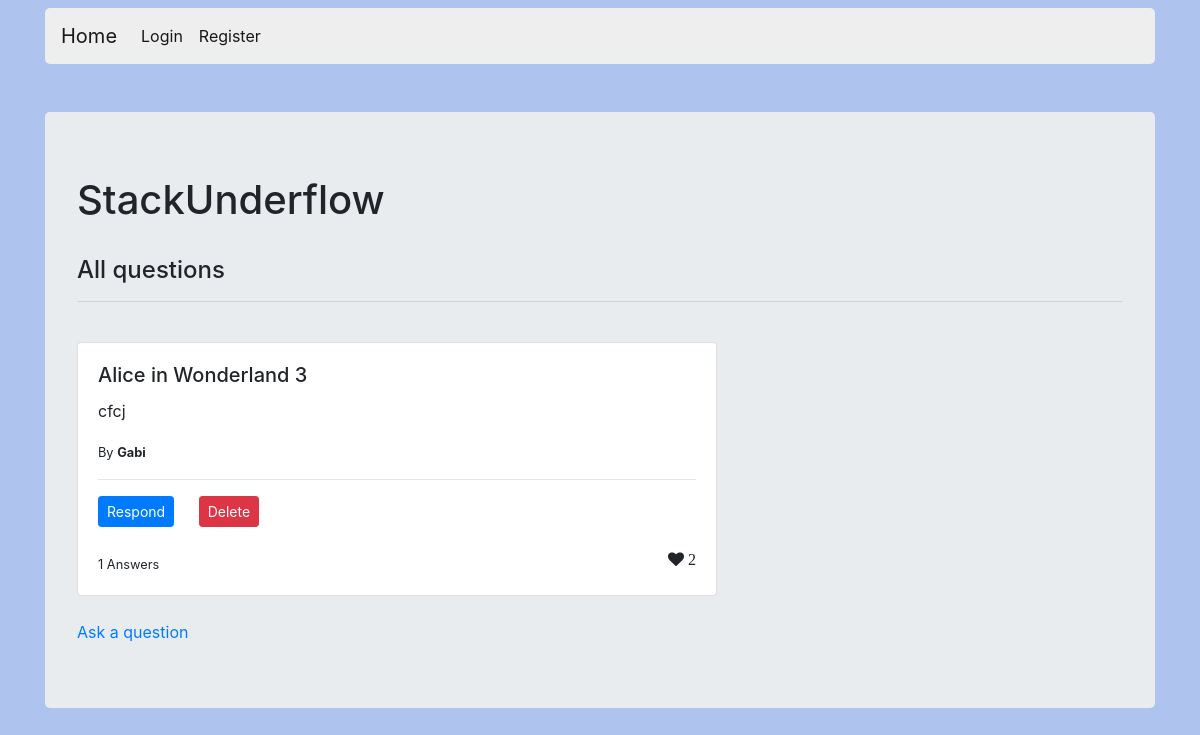
Before: / with the older database file.
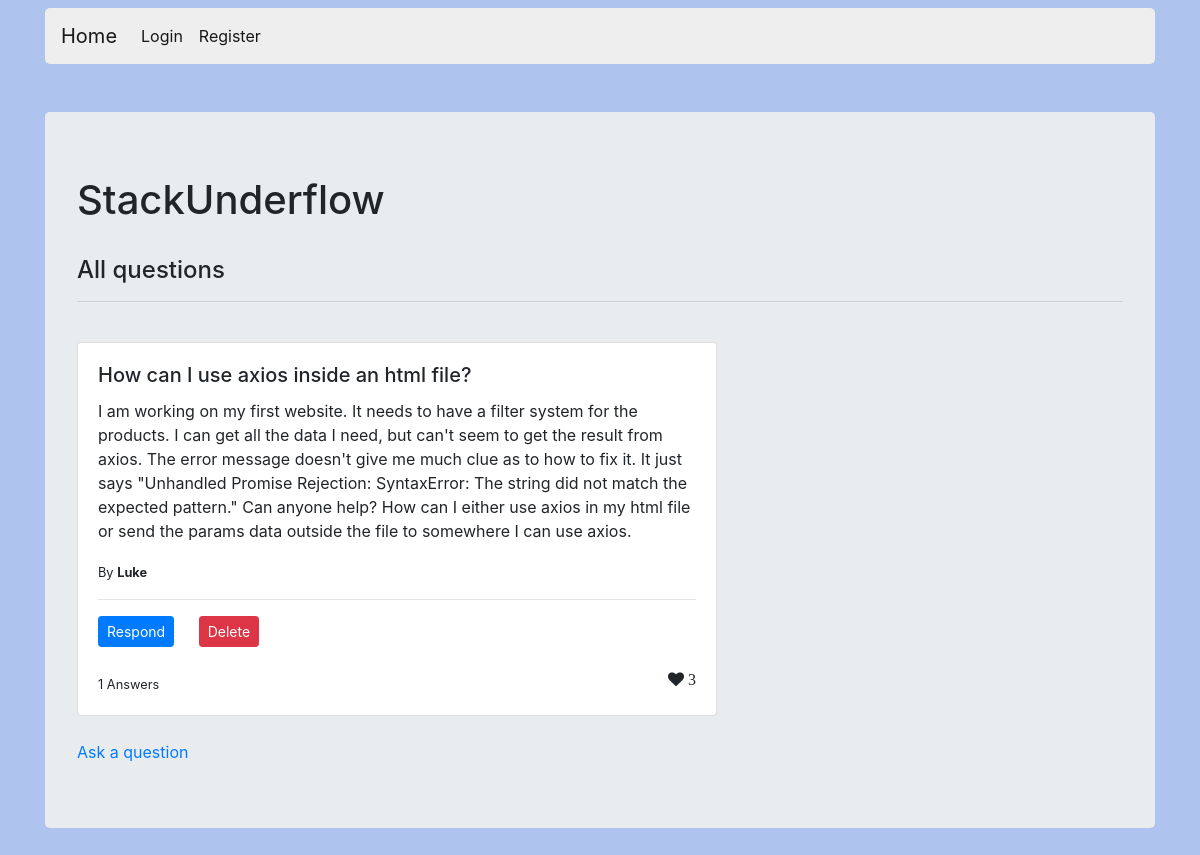
After: the same page with the newer database file.
### app.py (models this page shows)
class Question(db.Model):
    id = db.Column(db.Integer, primary_key=True, nullable=False)
    title = db.Column(db.String(100), nullable=False)
    description = db.Column(db.Text(), nullable=False)
    author = db.Column(db.String(100), nullable=False)
    likes = db.relationship('Likes', backref='question')
    responses = db.relationship('Response', backref='question')
    user_id = db.Column(db.Integer, db.ForeignKey('user.id'))

### app.py (the view)
@app.route('/', methods=['GET', 'POST'])
def home_page():
    if request.method == 'POST':
        title = request.form['title']
        description = request.form['description']
        author = request.form['author']
        new_question = Question(
            title=title, description=description, author=author)
        db.session.add(new_question)
        db.session.commit()
        print('Added')
        return redirect('/')
    else:
        all_questions = Question.query.all()
        all_responses = Response.query.all()
        all_users = User.query.all()
        return render_template('index.html', all_questions=all_questions, all_responses=all_responses, all_users=all_users)

### templates/index.html (shortened to what this page needs)
{% extends 'layout.html' %}
{% block body %}
<div class="mt-5 container jumbotron">
    <h1>StackUnderflow</h1>
    <br>
    <h4>All questions</h4>
    <hr>
    {% for question in all_questions %}
    <br>
    <div class="card" style="width: 40rem;">
        <div class="card-body">
            <h5 class="card-title">{{question.title}}</h5>
            <p class="card-text">{{question.description}}</p>
            <small>By <strong>{{ question.author }}</strong></small> <br>
            <hr>
            <a href="/respond-question/{{ question.id }}" type="button"
                class="btn btn-primary btn-sm card-link">Respond</a>
            <a href="/delete-question/{{ question.id }}" type="button"
                class="btn btn-danger btn-sm card-link">Delete</a> <br> <br>
            <small>{{ question.responses | length}} Answers</small>
            <i class="fa fa-heart float-right"> {{   question.likes|length }}</i>
        </div>
    </div>
    <br>
    {% endfor %}
    <a href="/ask-question">Ask a question</a>
</div>
{% endblock %}

### templates/layout.html (shortened to what this page needs)
<!DOCTYPE html>
<html lang="en">
<head>
    <link href="//maxcdn.bootstrapcdn.com/font-awesome/4.7.0/css/font-awesome.min.css" rel="stylesheet">
    <link rel="stylesheet" href="../static/main.css">
    <link rel="stylesheet" href="https://stackpath.bootstrapcdn.com/bootstrap/4.4.1/css/bootstrap.min.css"
>
</head>
<div class="container mt-2">
    <body>
        <nav id="navbar" class="navbar navbar-expand-lg navbar-light bg-light">
            <a class="navbar-brand" href="/">Home</a>
            <div class="collapse navbar-collapse" id="navbarSupportedContent">
                <ul class="navbar-nav mr-auto">
                    <li class="nav-item active">
                        <a class="nav-link" href="/login">Login<span class="sr-only">(current)</span></a>
                    </li>
                    <li class="nav-item active">
                        <a class="nav-link" href="/register">Register</a>
                    </li>
                </ul>
            </div>
        </nav>
        {% block body %}
        {% endblock %}
    </body>
</div>
</html>

### static/main.css (style rules this page uses)
body { background-color: #aec3ee !important; }
#navbar { background-color: #eee !important; border-radius: 5px !important; }

Changed rows visible on the page:
removed Question: title "Alice in Wonderland 3", description "cfcj", author "Gabi", responses|length "1", likes|length "2"
added Question: title "How can I use axios inside an html file?", description "I am working on my first website. It needs to have a filter system for the products. I can get all the data I need, but can't seem to get the result from axios. The error message doesn't give me much clue as to how to fix it. It just says \"Unhandled Promise Rejection: SyntaxError: The string did not match the expected pattern.\" Can anyone help? How can I either use axios in my html file or send the params data outside the file to somewhere I can use axios.", author "Luke", responses|length "1", likes|length "3"
